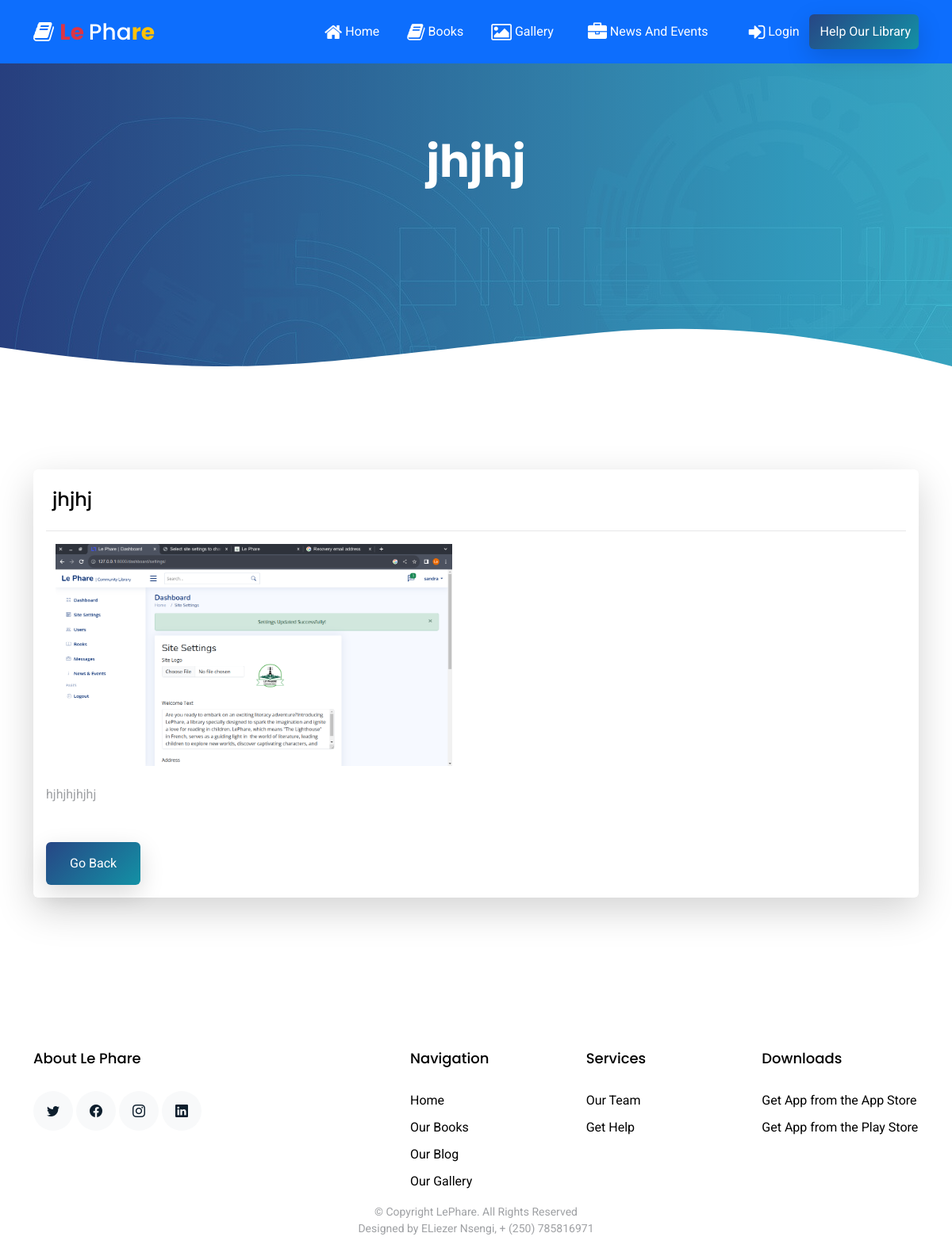
Screenshot of /news/jhjhj with the database file from the repository.
### MainApp/models.py (models this page shows, shortened)
class NewsAndEvents(models.Model):
    title = models.CharField(max_length=255)
    slug = models.SlugField(unique=True)
    image = models.ImageField(upload_to="news/", null=True, blank=True)
    content = FroalaField()
    created_at = models.DateTimeField(auto_now_add=True)
    edited_at = models.DateTimeField(auto_now=True)
    class Meta:
        ordering = ["-created_at"]

### MainApp/views.py (the view)
# urls.py: path("news/<slug:slug>", NewsDetail),
def NewsDetail(request, slug):
    try:
        news = NewsAndEvents.objects.get(slug=slug)
        context = {
            "news": news,
        }
    except Exception as e:
        messages.error(request, e)
        return redirect("/news")
    return render(request, "news-detail.html", context)

### MainApp/templates/news-detail.html (shortened to what this page needs)
{% extends 'base.html'%} {% load static %} {% block content %}
<main id="main">
  <section class="hero-section inner-page">
    <div class="wave">
    </div>
    <div class="container">
      <div class="row align-items-center">
        <div class="col-12">
          <div class="row justify-content-center">
            <div class="col-md-7 text-center hero-text">
              <h1 data-aos="fade-up" data-aos-delay="">{{news.title}} </h1>
            </div>
          </div>
        </div>
      </div>
    </div>
  </section>
  <section class="section">
    <div class="container">
      <div class="row">
         <div class="min-h-screen flex justify-center items-center bg-gray-100">
          <div class="grid grid-cols-3 gap-4">
            <div class="max-w-md rounded shadow-lg">
              <div class="p-3">
                <div>
                  <h4 class="p-2 text-lg font-bold leading-tight">
                    {{news.title}}
                  </h4>
                  <hr />
                </div>
                <div class="flex items-center mb-2 container">
                  <img
                    src="{{news.image.url}}"
                    class="rounded-full h-10 w-10 mr-3"
                    width="500"
                    height=""
                  />
                </div>
                <p class="mb-4 text-gray-700">{{news.content | safe }}</p>
                </div>
            <a href="/news" class="btn btn-primary m-3">Go Back</a>
              </div>
            </div>
          </div>
        </div>
      </div>
  </section>
</main>
{% include 'footer.html'%} {% endblock %}

### static/assets/css/style.css (style rules this page uses)
html { overflow-x: hidden; }
body { font-family: "Roboto", sans-serif; color: #9fa1a4; line-height: 1.5; }
a { color: #777; text-decoration: none; transition: 0.3s all ease; }
h1, h2, h3, h4, h5, h6, .font-heading { font-family: "Poppins", sans-serif; color: #000; }
.container { z-index: 2; position: relative; }
section { overflow: hidden; }
.section { padding: 7rem 0; }
.btn { border: none; padding: 15px 30px !important; }
.btn.btn-primary { background: #2d71a1; background: linear-gradient(-45deg, #1391a5, #274685); color: #fff; box-shadow: 0 10px 30px 0 rgba(0, 0, 0, 0.15); }
.hero-section { background: linear-gradient( to right, rgba(39, 70, 133, 0.8) 0%, rgba(61, 179, 197, 0.8) 100% ), url(../img/hero-bg.jpg); position: relative; }
.hero-section .wave { width: 100%; overflow: hidden; position: absolute; z-index: 1; bottom: -150px; }
.hero-section .wave svg { width: 100%; }
.hero-section, .hero-section > .container > .row { height: 100vh; min-height: 880px; }
.hero-section.inner-page { height: 60vh; min-height: 0; }
.hero-section.inner-page .hero-text { transform: translateY(-150px); margin-top: -120px; }
.hero-section h1 { font-size: 3.5rem; color: #fff; font-weight: 700; margin-bottom: 30px; }

### rows the page displays
NewsAndEvents: title "jhjhj", image (picture), content "hjhjhjhjhj"
